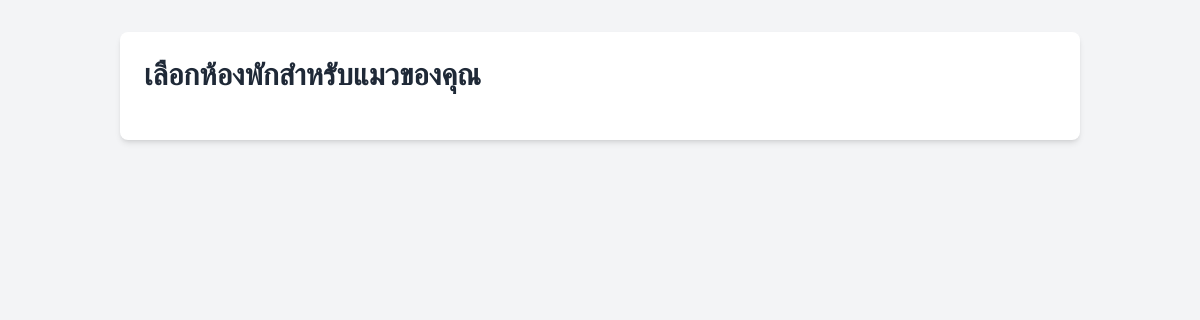
Before: /room_selection.php (signed in) with the older database file.
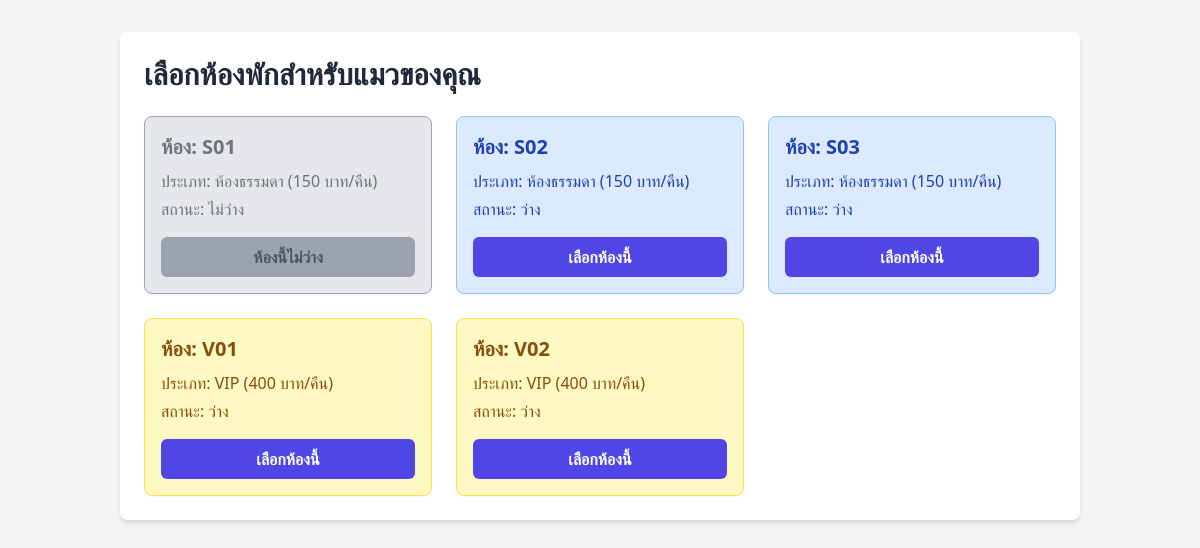
After: the same page with the newer database file.
### tables this page shows
CREATE TABLE `rooms` (
  `id` int(11) NOT NULL,
  `room_number` varchar(50) NOT NULL,
  `room_type` enum('standard','vip') NOT NULL,
  `status` enum('available','occupied','maintenance') NOT NULL DEFAULT 'available'
);

### room_selection.php (the view, shortened to what this page needs)
<?php
include 'db_connect.php';
$stmt = $conn->prepare("SELECT id, room_number, room_type, status FROM rooms ORDER BY room_type, room_number");
$stmt->execute();
$rooms = $stmt->get_result()->fetch_all(MYSQLI_ASSOC);
?>
<!DOCTYPE html>
<html lang="th">
<head>
    <script src="https://cdn.tailwindcss.com"></script>
</head>
<body class="bg-gray-100 font-sans">
    <div class="container mx-auto p-8">
        <div class="bg-white p-6 rounded-lg shadow-md">
            <h2 class="text-3xl font-bold mb-6 text-gray-800">เลือกห้องพักสำหรับแมวของคุณ</h2>
            <div class="grid grid-cols-1 md:grid-cols-2 lg:grid-cols-3 gap-6">
                <?php foreach ($rooms as $room): ?>
                    <div class="p-4 rounded-lg shadow-sm border
                        <?php
                            if ($room['status'] == 'occupied') {
                                echo 'bg-gray-200 border-gray-400 text-gray-500';
                            } elseif ($room['room_type'] == 'vip') {
                                echo 'bg-yellow-100 border-yellow-300 text-yellow-800';
                            } else {
                                echo 'bg-blue-100 border-blue-300 text-blue-800';
                            }
                        ?>
                    ">
                        <h3 class="text-xl font-semibold">ห้อง: <?php echo htmlspecialchars($room['room_number']); ?></h3>
                        <p class="mt-2">
                            ประเภท: <span class="font-medium"><?php echo htmlspecialchars($room['room_type'] == 'standard' ? 'ห้องธรรมดา (150 บาท/คืน)' : 'VIP (400 บาท/คืน)'); ?></span>
                        </p>
                        <p class="mt-1">
                            สถานะ: <span class="font-medium">
                                <?php
                                    if ($room['status'] == 'occupied') {
                                        echo 'ไม่ว่าง';
                                    } else {
                                        echo 'ว่าง';
                                    }
                                ?>
                            </span>
                        </p>
                        <div class="mt-4">
                            <?php if ($room['status'] == 'available'): ?>
                                <a href="user_reservations.php?room_id=<?php echo $room['id']; ?>" class="block w-full text-center bg-indigo-600 hover:bg-indigo-700 text-white font-bold py-2 px-4 rounded-md transition-colors duration-200">
                                    เลือกห้องนี้
                                </a>
                            <?php else: ?>
                                <button class="block w-full text-center bg-gray-400 text-gray-600 font-bold py-2 px-4 rounded-md cursor-not-allowed" disabled>
                                    ห้องนี้ไม่ว่าง
                                </button>
                            <?php endif; ?>
                        </div>
                    </div>
                <?php endforeach; ?>
            </div>
        </div>
    </div>
</body>
</html>

Changed rows visible on the page:
added rooms: room_number "S01", room_type "ห้องธรรมดา (150 บาท/คืน)", status "ไม่ว่าง"
added rooms: room_number "S02", room_type "ห้องธรรมดา (150 บาท/คืน)", status "ว่าง"
added rooms: room_number "S03", room_type "ห้องธรรมดา (150 บาท/คืน)", status "ว่าง"
added rooms: room_number "V01", room_type "VIP (400 บาท/คืน)", status "ว่าง"
added rooms: room_number "V02", room_type "VIP (400 บาท/คืน)", status "ว่าง"
